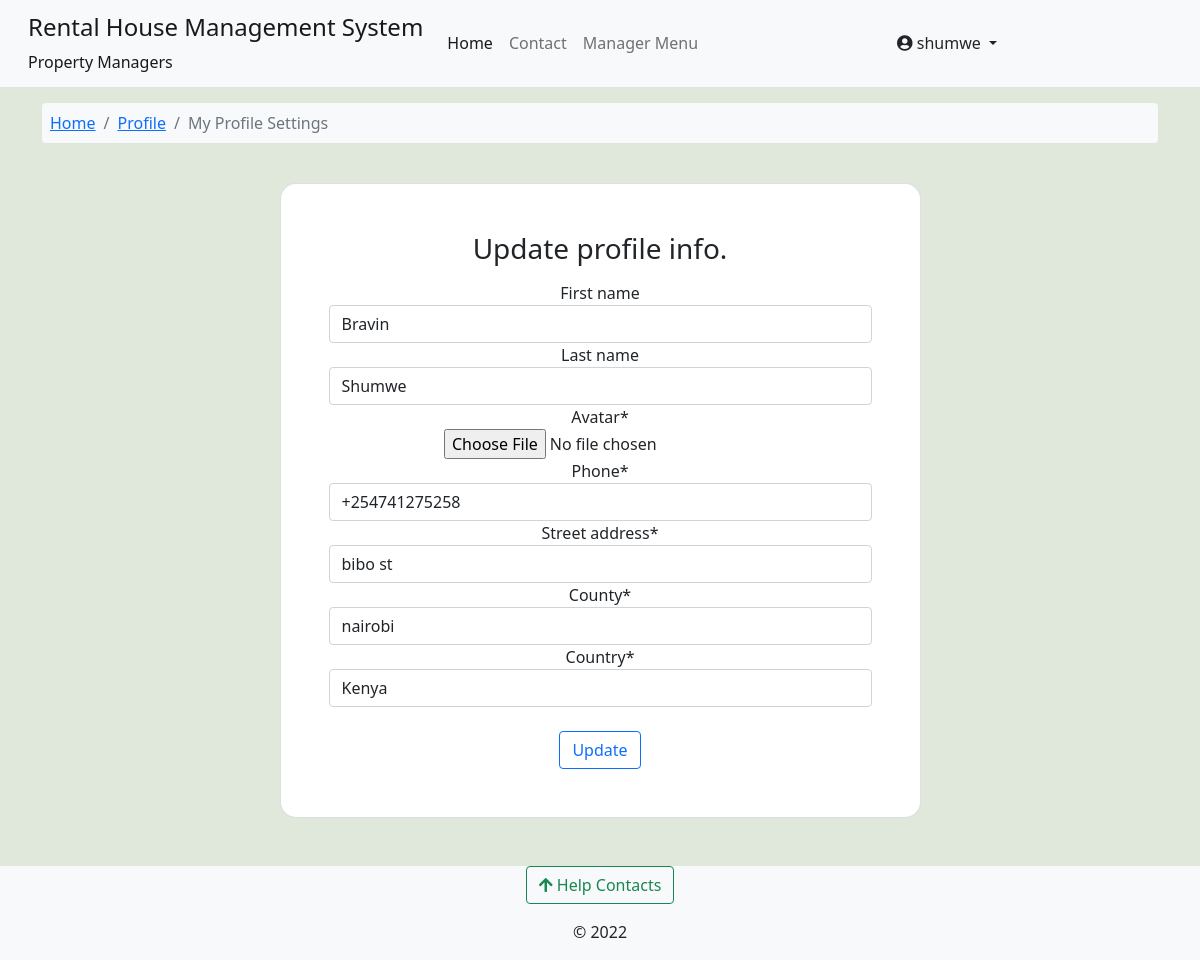
Before: /accounts/my-profile-settings/ (signed in) with the older database file.
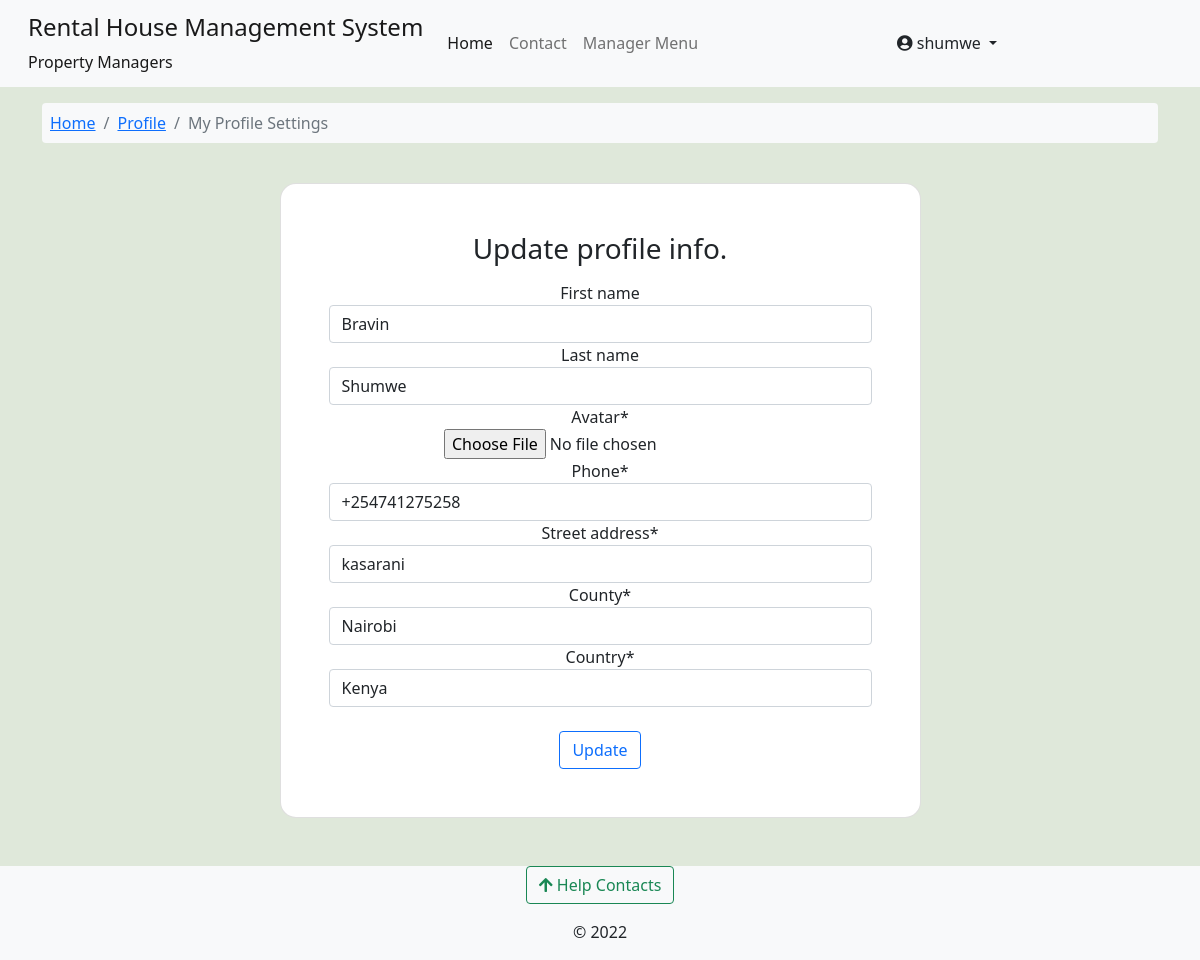
After: the same page with the newer database file.
### accounts/models.py (models this page shows, shortened)
class Profile(models.Model):
    user = models.OneToOneField(User, on_delete=models.CASCADE)
    phone = PhoneNumberField()
    street_address = models.CharField(max_length=30)
    county = models.CharField(max_length=30)
    country = models.CharField(max_length=30, default='Kenya')
    created = models.DateTimeField(default=datetime.now)
    updated = models.DateTimeField(auto_now=True)

### accounts/views.py (the view)
# urls.py: path('my-profile-settings/', views.profile_info_update, name='profile-settings'),
@ login_required
def profile_info_update(request):
    if request.method == 'POST':
        user_update_form = UserUpdateForm(
            request.POST, request.FILES, instance=request.user)
        profile_update_form = ProfileUpdateForm(
            request.POST, request.FILES, instance=request.user.profile)
        if user_update_form.is_valid() and profile_update_form.is_valid():
            user_update_form.save()
            profile_update_form.save()
            messages.success(request, 'Profile was updated successfully!')
            return redirect('profile')
    else:
        user_update_form = UserUpdateForm(instance=request.user)
        profile_update_form = ProfileUpdateForm(instance=request.user.profile)
    context = {'user_form': user_update_form,
               'profile_form': profile_update_form, }
    return render(request, 'accounts/profile-settings.html', context)

### accounts/forms.py
class UserUpdateForm(forms.ModelForm):
    class Meta:
        model = User
        fields = ['first_name', 'last_name', 'avatar']
        widgets = {
            'avatar': forms.FileInput,
        }

class ProfileUpdateForm(forms.ModelForm):
    class Meta:
        model = Profile
        fields = ['phone','street_address', 'county', 'country']

### complaints/context_processors.py (called while the page is built)
def get_contacts(request):
    user = request.user
    if user.is_authenticated:
        if user.is_tenant:
            tenant = Tenants.objects.get(associated_account=user)
            building = Building.objects.get(id=tenant.rented_unit.building_id)
            contacts = HelpContacts.objects.filter(associated_building=building)
            return dict(contacts=contacts)
        elif user.is_manager:
            contacts = HelpContacts.objects.all()
            return dict(contacts=contacts)
        else:
            contacts = HelpContacts.objects.filter(make_publicly_available=True)
            return dict(contacts=contacts)
    else:
        contacts = HelpContacts.objects.filter(make_publicly_available=True)
        return dict(contacts=contacts)

### accounts/templates/accounts/profile-settings.html (shortened to what this page needs)
{% extends 'base.html' %}
{% load crispy_forms_tags %}
{% block content %}
<nav class="container mt-3">
  <ol class="breadcrumb bg-light p-2 rounded-2">
      <li class="breadcrumb-item "><a href="{% url 'operational-buildings' %}">Home</a></li>
      <li class="breadcrumb-item"><a href="{% url 'profile' %}"> Profile </a></li>
      <li class="breadcrumb-item active"> My Profile Settings </li>
  </ol>
</nav>
<section class="mt-4 mb-5">
    <div class="container h-100">
      <div class="row d-flex justify-content-center align-items-center h-100">
        <div class="col-12 col-md-8 col-lg-8 col-xl-7">
          <div class="card shadow-2-strong" style="border-radius: 1rem;">
            <div class="card-body p-5 text-center">
                <h3> Update profile info. </h3>
                <form class="no-padding" method="POST" enctype="multipart/form-data">
                    <fieldset class="form-group">
                        {{ user_form|crispy }}
                        {{ profile_form|crispy }}
                    </fieldset>
                    <br/>
                    <div class="form-group">
                        <button class="btn btn-outline-primary" type="submit">Update</button>
                    </div>
                </form>
            </div>
        </div>
      </div>
    </div>
  </div>
</section>
{% endblock %}

Changed rows visible on the page:
changed Profile "Kenya": street_address "bibo st" → "kasarani"; county "nairobi" → "Nairobi"
